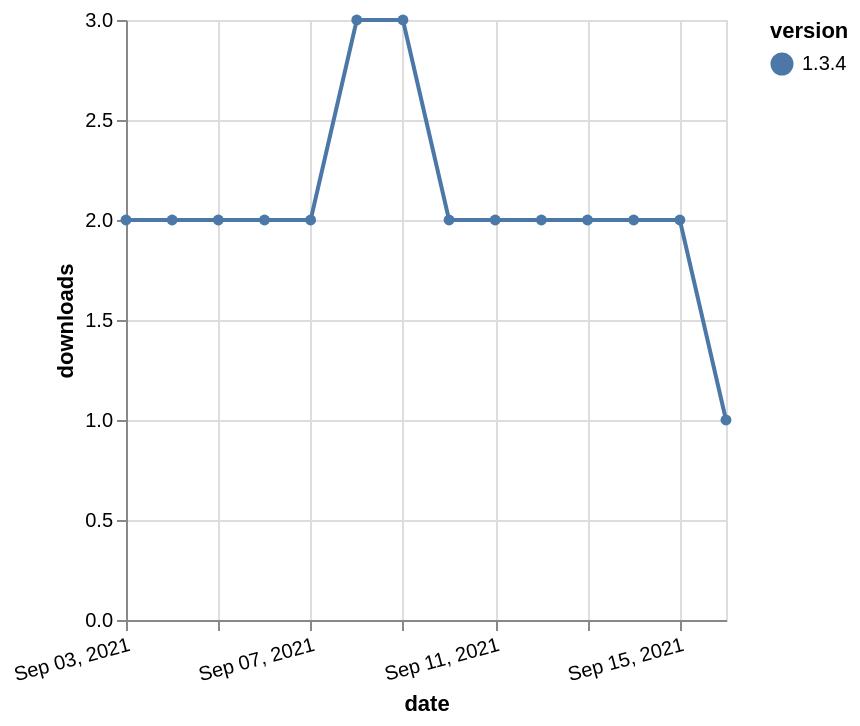

Vega-Lite specification stored for this chart:
### Vega-Lite specification from a JSON file in a GitHub repository (floating-point values rounded to 4 significant figures)
{"$schema": "https://vega.github.io/schema/vega-lite/v5.json", "description": "A simple bar chart with embedded data.", "data": {"values": [{"date": "2021-09-03", "total": 2605, "delta": 2, "version": "1.3.4"}, {"date": "2021-09-04", "total": 2607, "delta": 2, "version": "1.3.4"}, {"date": "2021-09-05", "total": 2609, "delta": 2, "version": "1.3.4"}, {"date": "2021-09-06", "total": 2611, "delta": 2, "version": "1.3.4"}, {"date": "2021-09-07", "total": 2613, "delta": 2, "version": "1.3.4"}, {"date": "2021-09-08", "total": 2616, "delta": 3, "version": "1.3.4"}, {"date": "2021-09-09", "total": 2619, "delta": 3, "version": "1.3.4"}, {"date": "2021-09-10", "total": 2621, "delta": 2, "version": "1.3.4"}, {"date": "2021-09-11", "total": 2623, "delta": 2, "version": "1.3.4"}, {"date": "2021-09-12", "total": 2625, "delta": 2, "version": "1.3.4"}, {"date": "2021-09-13", "total": 2627, "delta": 2, "version": "1.3.4"}, {"date": "2021-09-14", "total": 2629, "delta": 2, "version": "1.3.4"}, {"date": "2021-09-15", "total": 2631, "delta": 2, "version": "1.3.4"}, {"date": "2021-09-16", "total": 2632, "delta": 1, "version": "1.3.4"}]}, "width": "container", "mark": {"type": "line", "point": {"filled": true}}, "encoding": {"x": {"field": "date", "type": "temporal", "timeUnit": "yearmonthdate", "title": "date", "axis": {"labelAngle": -15}}, "y": {"field": "delta", "type": "quantitative", "title": "downloads"}, "color": {"field": "version", "type": "nominal"}, "tooltip": {"field": "delta"}}}
